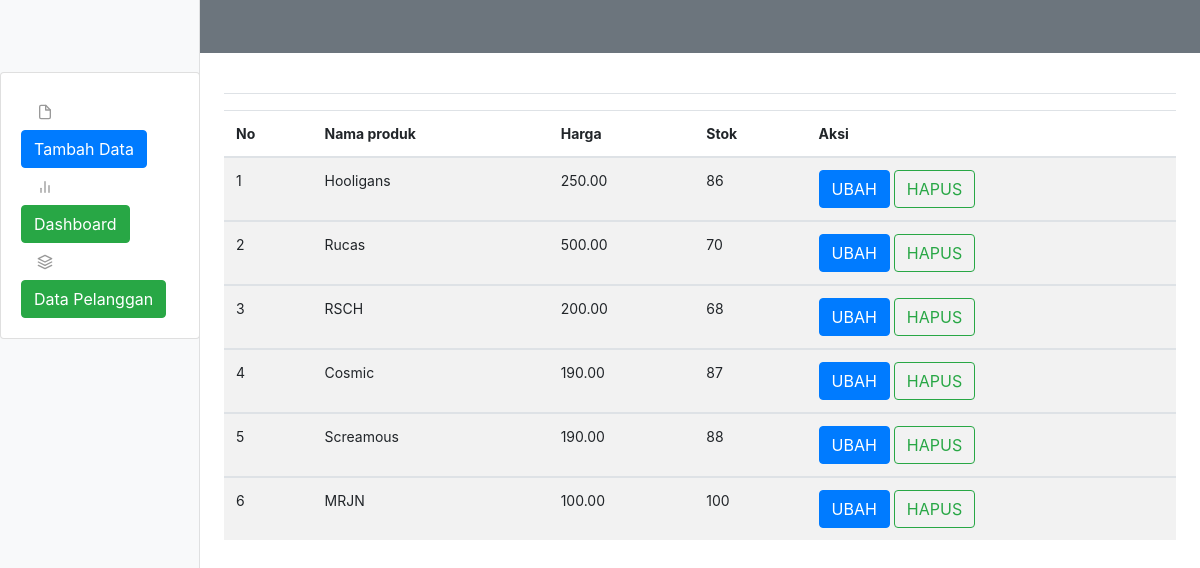
The app's page /dashboard.php?page=Produk with its own data.
### tables this page shows
CREATE TABLE `produk` (
  `ProdukID` int(11) NOT NULL,
  `NamaProduk` varchar(255) NOT NULL,
  `Harga` decimal(10,2) NOT NULL,
  `Stok` int(11) NOT NULL
);

### dashboard.php (the view, shortened to what this page needs)
<!doctype html>
<html lang="en">
  <head>
<link href="assets//css/bootstrap.min.css" rel="stylesheet">
    <link href="asset/css/dashboard.css" rel="stylesheet">
  </head>
  <body>
  <div class="p-3 mb-2 bg-secondary text-white">Casual T-Shirt</div>
<div class="container-fluid">
  <div class="row">
    <nav id="sidebarMenu" class="col-md-3 col-lg-2 d-md-block bg-light sidebar collapse">
    <div class="sidebar-sticky pt-3">
        <ul class="nav flex-column">
            <div class="card mt-2">
        <div class="card-body">
          <li class="nav-item">
            <a class="nav-link" href="#">
              <span data-feather="file"></span>
              <a href="insert.php" class="btn btn-primary ">Tambah Data</a>
            </a>
          </li>
          <li class="nav-item">
            <a class="nav-link" href="#">
              <span data-feather="bar-chart-2"></span>
              <a href="tampilan.php" class="btn btn-success">Dashboard</a>
            </a>
          </li>
          <li class="nav-item">
            <a class="nav-link" href="#">
              <span data-feather="layers"></span>
              <a href="pembelian.php" class="btn btn-success">Data Pelanggan</a>
            </a>
          </li>
        </ul>
      </div>
    </nav>
    <main role="main" class="col-md-9 ml-sm-auto col-lg-10 px-md-4">
      <div class="d-flex justify-content-between flex-wrap flex-md-nowrap align-items-center pt-3 pb-2 mb-3 border-bottom">
      </div>
        <table class="table table-striped table-mt-2">
          <thead>
            <tr>
              <th>No</th>
              <th>Nama produk</th>
              <th>Harga</th>
              <th>Stok</th>
              <th>Aksi</th>
            </tr>
          </thead>
          <tbody>
          <?php
      include 'koneksi.php';
      $tampil_data=mysqli_query($connection,"SELECT * FROM produk");
      $no=0;
      while($row=mysqli_fetch_array($tampil_data)){
      $no++
      ?>
            <tr>
            <td><?php echo $no?></td>
              <td><?php echo $row['NamaProduk']?></td>
              <td><?php echo $row['Harga']?></td>
              <td><?php echo $row['Stok']?></td>
              <td><a class="btn btn-primary" href="edit.php?ProdukID=<?php echo $row['ProdukID']?>">UBAH</a>
              <a class="btn btn-outline-success" href="aksi_delete.php?ProdukID=<?php echo $row['ProdukID']?>">HAPUS</a></td>
    </tr>
          </tbody>
          <?php
      }
          ?>
        </table>
      </div>
  </div>
  </body>
</html>

### assets/css/dashboard.css (style rules this page uses)
body { font-size: .875rem; }
.feather { width: 16px; height: 16px; vertical-align: text-bottom; }
.sidebar { position: fixed; top: 0; bottom: 0; left: 0; z-index: 100; padding: 48px 0 0; box-shadow: inset -1px 0 0 rgba(0, 0, 0, .1); }
.sidebar-sticky { position: relative; top: 0; height: calc(100vh - 48px); padding-top: .5rem; overflow-x: hidden; overflow-y: auto; }
.sidebar .nav-link { font-weight: 500; color: #333; }
.sidebar .nav-link .feather { margin-right: 4px; color: #999; }

### dashboard.php (style rules this page uses)
body { background-color: #grey; }

### records on screen
produk: NamaProduk "Hooligans", Harga "250.00", Stok "86"
produk: NamaProduk "Rucas", Harga "500.00", Stok "70"
produk: NamaProduk "RSCH", Harga "200.00", Stok "68"
produk: NamaProduk "Cosmic", Harga "190.00", Stok "87"
produk: NamaProduk "Screamous", Harga "190.00", Stok "88"
produk: NamaProduk "MRJN", Harga "100.00", Stok "100"
